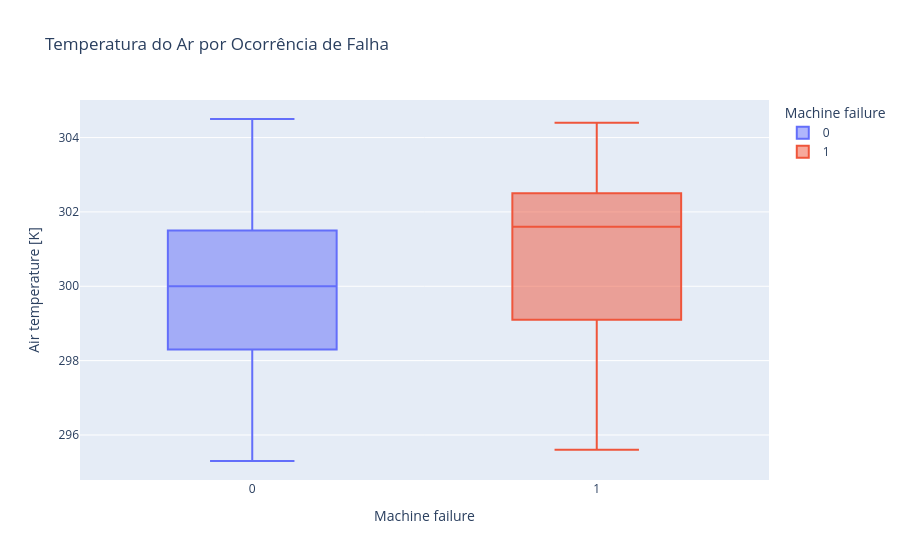

Notebook cell for this chart:
### Markdown cell above
### Pergunta 4
**Como a temperatura do ar e a temperatura do processo se relacionam com a ocorrência de falhas?**

### Code cell
fig = px.box(
    df,
    x="Machine failure",
    y="Air temperature [K]",
    color="Machine failure",
    title="Temperatura do Ar por Ocorrência de Falha"
)

fig.show()

df.groupby("Machine failure")[
    ["Air temperature [K]", "Process temperature [K]"]
].agg(["mean", "median", "min", "max"]).reset_index().rename(columns={"Machine failure": "Falha na Máquina"}).sort_values(by="Falha na Máquina", ascending=False)

### Figure 1 — Plotly figure (JSON) as saved in the notebook; plotly's stock layout.template omitted (floating-point values rounded to 4 significant figures; data arrays with more than 128 entries replaced by an {"elided": "..."} marker saying what was removed)
{"data": [{"alignmentgroup": "True", "hovertemplate": "Machine failure=%{x}<br>Air temperature [K]=%{y}<extra></extra>", "legendgroup": "0", "marker": {"color": "#636efa"}, "name": "0", "notched": false, "offsetgroup": "0", "orientation": "v", "showlegend": true, "type": "box", "x": {"elided": "9661 int values"}, "x0": " ", "xaxis": "x", "y": {"elided": "9661 float values"}, "y0": " ", "yaxis": "y"}, {"alignmentgroup": "True", "hovertemplate": "Machine failure=%{x}<br>Air temperature [K]=%{y}<extra></extra>", "legendgroup": "1", "marker": {"color": "#EF553B"}, "name": "1", "notched": false, "offsetgroup": "1", "orientation": "v", "showlegend": true, "type": "box", "x": {"elided": "339 int values"}, "x0": " ", "xaxis": "x", "y": {"elided": "339 float values"}, "y0": " ", "yaxis": "y"}], "layout": {"boxmode": "overlay", "legend": {"title": {"text": "Machine failure"}, "tracegroupgap": 0}, "title": {"text": "Temperatura do Ar por Ocorrência de Falha"}, "xaxis": {"anchor": "y", "categoryarray": [0, 1], "categoryorder": "array", "domain": [0, 1], "title": {"text": "Machine failure"}}, "yaxis": {"anchor": "x", "domain": [0, 1], "title": {"text": "Air temperature [K]"}}}}
